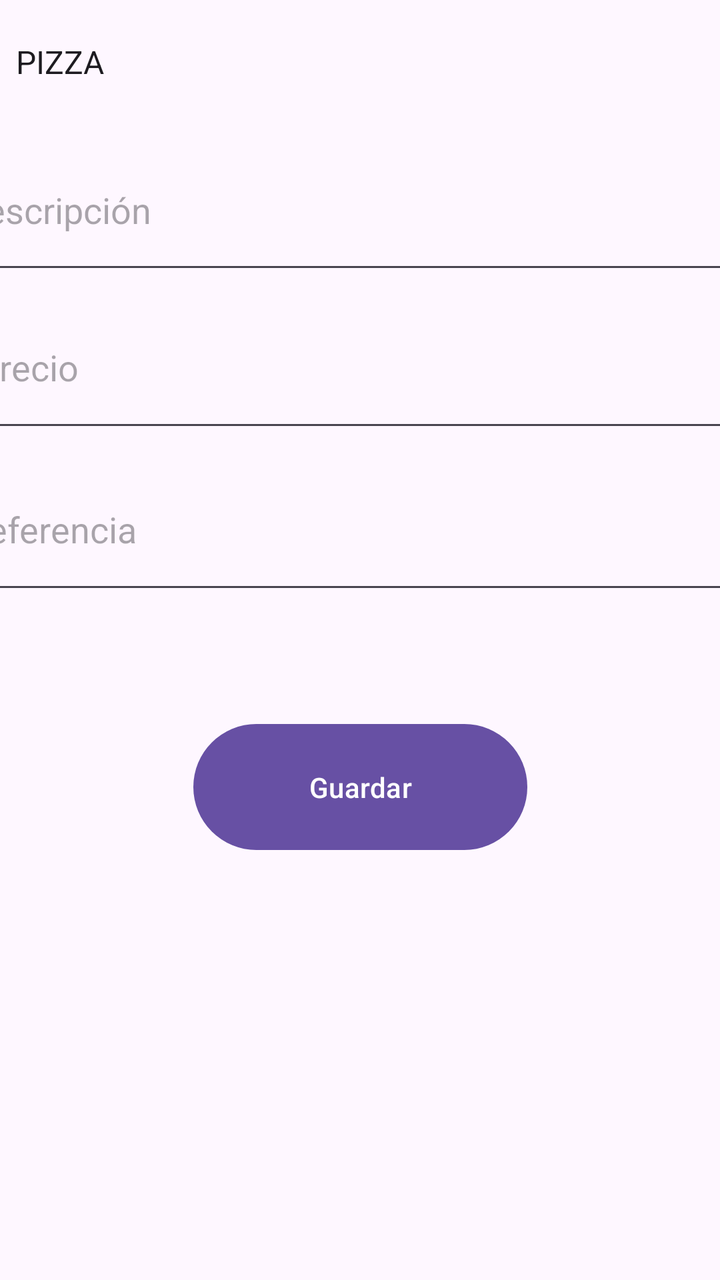
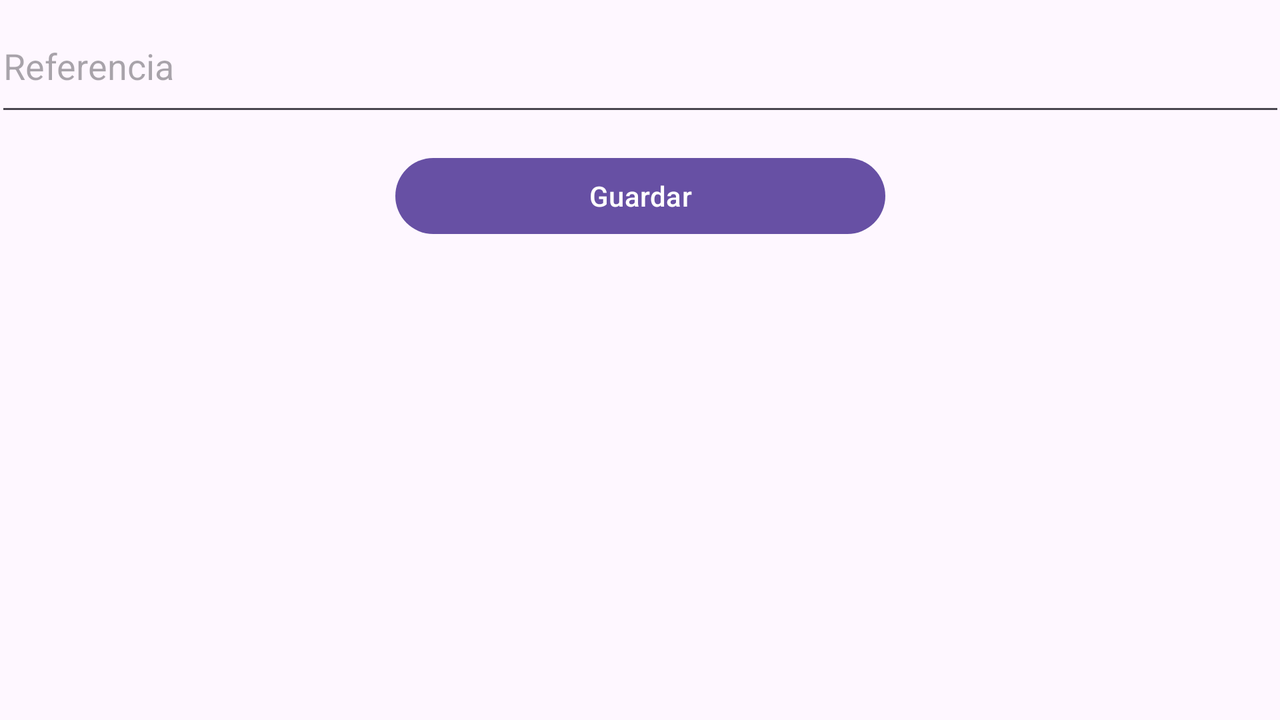

Two renders of one Android screen. The first uses the default layout on a phone; the second uses the alternative layout the repository ships for a different screen configuration, on a matching device. The two XML files are below.
<!-- AndroidManifest.xml: application theme Theme.Gestio_pizzas_room -->
<!-- res/layout/activity_add_pizza.xml -->
<?xml version="1.0" encoding="utf-8"?>
<androidx.constraintlayout.widget.ConstraintLayout
    xmlns:android="http://schemas.android.com/apk/res/android"
    xmlns:app="http://schemas.android.com/apk/res-auto"
    xmlns:tools="http://schemas.android.com/tools"
    android:layout_width="match_parent"
    android:layout_height="match_parent">

    <Spinner
        android:id="@+id/spinnerTipo"
        android:layout_width="411dp"
        android:layout_height="62dp"
        android:entries="@array/pizza_types"
        app:layout_constraintBottom_toTopOf="@+id/guideline7"
        app:layout_constraintEnd_toEndOf="parent"
        app:layout_constraintHorizontal_bias="0.0"
        app:layout_constraintStart_toStartOf="parent"
        app:layout_constraintTop_toTopOf="parent" />

    <EditText
        android:id="@+id/inputDescripcio"
        android:layout_width="406dp"
        android:layout_height="77dp"
        android:layout_marginTop="2dp"
        android:hint="Descripción"
        app:layout_constraintBottom_toTopOf="@+id/inputPrecio"
        app:layout_constraintEnd_toEndOf="parent"
        app:layout_constraintStart_toStartOf="parent"
        app:layout_constraintTop_toBottomOf="@+id/spinnerTipo" />

    <EditText
        android:id="@+id/inputPrecio"
        android:layout_width="403dp"
        android:layout_height="78dp"
        android:hint="Precio"
        android:inputType="numberDecimal"
        app:layout_constraintBottom_toTopOf="@+id/inputReferencia"
        app:layout_constraintEnd_toEndOf="parent"
        app:layout_constraintHorizontal_bias="0.375"
        app:layout_constraintStart_toStartOf="parent"
        app:layout_constraintTop_toTopOf="@+id/guideline8"
        app:layout_constraintVertical_bias="0.4" />

    <EditText
        android:id="@+id/inputReferencia"
        android:layout_width="403dp"
        android:layout_height="78dp"
        android:hint="Referencia"
        android:inputType="text"
        app:layout_constraintEnd_toEndOf="parent"
        app:layout_constraintStart_toStartOf="parent"
        app:layout_constraintTop_toTopOf="@+id/guideline6" />

    <Button
        android:id="@+id/btnGuardarPizza"
        android:layout_width="167dp"
        android:layout_height="71dp"
        android:layout_marginTop="56dp"
        android:text="Guardar"
        app:layout_constraintEnd_toEndOf="parent"
        app:layout_constraintStart_toStartOf="parent"
        app:layout_constraintTop_toBottomOf="@+id/inputReferencia" />

    <androidx.constraintlayout.widget.Guideline
        android:id="@+id/guideline6"
        android:layout_width="wrap_content"
        android:layout_height="wrap_content"
        android:orientation="horizontal"
        app:layout_constraintGuide_begin="224dp" />

    <androidx.constraintlayout.widget.Guideline
        android:id="@+id/guideline7"
        android:layout_width="wrap_content"
        android:layout_height="wrap_content"
        android:orientation="horizontal"
        app:layout_constraintGuide_begin="62dp" />

    <androidx.constraintlayout.widget.Guideline
        android:id="@+id/guideline8"
        android:layout_width="wrap_content"
        android:layout_height="wrap_content"
        android:orientation="horizontal"
        app:layout_constraintGuide_begin="141dp" />
</androidx.constraintlayout.widget.ConstraintLayout>
<!-- resources referenced by this layout -->
<resources>
  <string-array name="pizza_types">
          <item>PIZZA</item>
          <item>PIZZA VEGANA</item>
          <item>PIZZA CELIACA</item>
          <item>TOPPING</item>
      </string-array>
  <style name="Theme.Gestio_pizzas_room" parent="Base.Theme.Gestio_pizzas_room" />
  <style name="Base.Theme.Gestio_pizzas_room" parent="Theme.Material3.DayNight.NoActionBar">
          
          
      </style>
</resources>
<!-- res/layout-land/activity_add_pizza.xml (the repository's variant of the layout above) -->
<!-- drawn on the phone turned sideways -->
<?xml version="1.0" encoding="utf-8"?>
<androidx.constraintlayout.widget.ConstraintLayout
    xmlns:android="http://schemas.android.com/apk/res/android"
    xmlns:app="http://schemas.android.com/apk/res-auto"
    xmlns:tools="http://schemas.android.com/tools"
    android:layout_width="match_parent"
    android:layout_height="match_parent">

    <Spinner
        android:id="@+id/spinnerTipo"
        android:layout_width="646dp"
        android:layout_height="75dp"
        android:layout_marginTop="16dp"
        android:layout_marginBottom="11dp"
        android:entries="@array/pizza_types"
        app:layout_constraintBottom_toTopOf="@+id/inputDescripcio"
        app:layout_constraintEnd_toEndOf="parent"
        app:layout_constraintHorizontal_bias="0.494"
        app:layout_constraintStart_toStartOf="parent"
        app:layout_constraintTop_toTopOf="parent" />

    <EditText
        android:id="@+id/inputDescripcio"
        android:layout_width="645dp"
        android:layout_height="75dp"
        android:layout_marginBottom="13dp"
        android:hint="Descripción"
        app:layout_constraintBottom_toTopOf="@+id/inputPrecio"
        app:layout_constraintEnd_toEndOf="parent"
        app:layout_constraintStart_toStartOf="parent" />

    <EditText
        android:id="@+id/inputPrecio"
        android:layout_width="641dp"
        android:layout_height="71dp"
        android:layout_marginBottom="80dp"
        android:hint="Precio"
        android:inputType="numberDecimal"
        app:layout_constraintBottom_toBottomOf="@+id/inputReferencia"
        app:layout_constraintEnd_toEndOf="parent"
        app:layout_constraintStart_toStartOf="parent" />

    <EditText
        android:id="@+id/inputReferencia"
        android:layout_width="645dp"
        android:layout_height="63dp"
        android:hint="Referencia"
        android:inputType="text"
        app:layout_constraintEnd_toEndOf="parent"
        app:layout_constraintHorizontal_bias="0.54"
        app:layout_constraintStart_toStartOf="parent"
        tools:layout_editor_absoluteY="278dp" />

    <Button
        android:id="@+id/btnGuardarPizza"
        android:layout_width="245dp"
        android:layout_height="46dp"
        android:layout_marginTop="12dp"
        android:text="Guardar"
        app:layout_constraintEnd_toEndOf="parent"
        app:layout_constraintStart_toStartOf="parent"
        app:layout_constraintTop_toBottomOf="@+id/inputReferencia" />

</androidx.constraintlayout.widget.ConstraintLayout>
